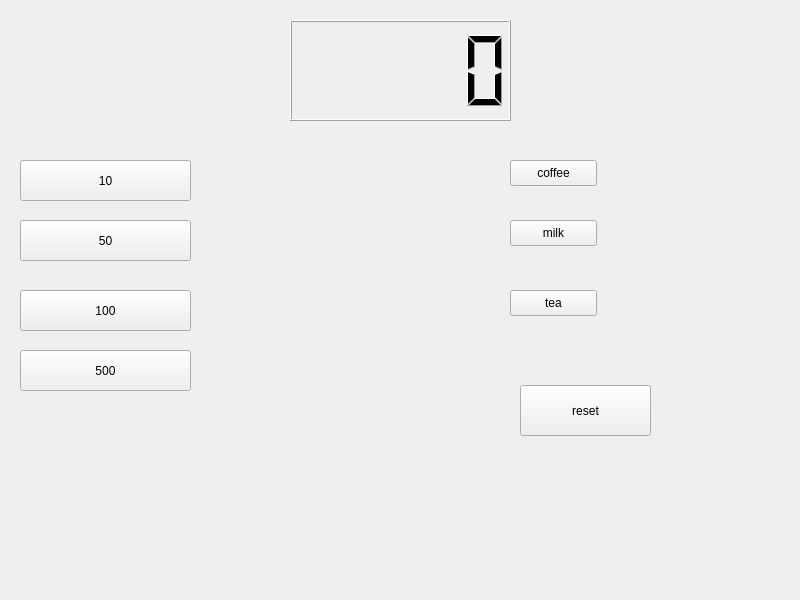
<?xml version="1.0" encoding="UTF-8"?>
<ui version="4.0">
 <class>Widget</class>
 <widget class="QWidget" name="Widget">
  <property name="geometry">
   <rect>
    <x>0</x>
    <y>0</y>
    <width>800</width>
    <height>600</height>
   </rect>
  </property>
  <property name="windowTitle">
   <string>Widget</string>
  </property>
  <widget class="QLCDNumber" name="lcdNumber">
   <property name="geometry">
    <rect>
     <x>290</x>
     <y>20</y>
     <width>221</width>
     <height>101</height>
    </rect>
   </property>
  </widget>
  <widget class="QPushButton" name="pb10">
   <property name="geometry">
    <rect>
     <x>20</x>
     <y>160</y>
     <width>171</width>
     <height>41</height>
    </rect>
   </property>
   <property name="text">
    <string>10</string>
   </property>
  </widget>
  <widget class="QPushButton" name="pb50">
   <property name="geometry">
    <rect>
     <x>20</x>
     <y>220</y>
     <width>171</width>
     <height>41</height>
    </rect>
   </property>
   <property name="text">
    <string>50</string>
   </property>
  </widget>
  <widget class="QPushButton" name="pb100">
   <property name="geometry">
    <rect>
     <x>20</x>
     <y>290</y>
     <width>171</width>
     <height>41</height>
    </rect>
   </property>
   <property name="text">
    <string>100</string>
   </property>
  </widget>
  <widget class="QPushButton" name="pb500">
   <property name="geometry">
    <rect>
     <x>20</x>
     <y>350</y>
     <width>171</width>
     <height>41</height>
    </rect>
   </property>
   <property name="text">
    <string>500</string>
   </property>
  </widget>
  <widget class="QPushButton" name="pb_coffee_100">
   <property name="geometry">
    <rect>
     <x>510</x>
     <y>160</y>
     <width>87</width>
     <height>26</height>
    </rect>
   </property>
   <property name="text">
    <string>coffee</string>
   </property>
  </widget>
  <widget class="QPushButton" name="pb_milk_150">
   <property name="geometry">
    <rect>
     <x>510</x>
     <y>220</y>
     <width>87</width>
     <height>26</height>
    </rect>
   </property>
   <property name="text">
    <string>milk</string>
   </property>
  </widget>
  <widget class="QPushButton" name="pb_tea_200">
   <property name="geometry">
    <rect>
     <x>510</x>
     <y>290</y>
     <width>87</width>
     <height>26</height>
    </rect>
   </property>
   <property name="text">
    <string>tea</string>
   </property>
  </widget>
  <widget class="QPushButton" name="pb_reset">
   <property name="geometry">
    <rect>
     <x>520</x>
     <y>385</y>
     <width>131</width>
     <height>51</height>
    </rect>
   </property>
   <property name="text">
    <string>reset</string>
   </property>
  </widget>
 </widget>
 <resources/>
 <connections/>
</ui>
